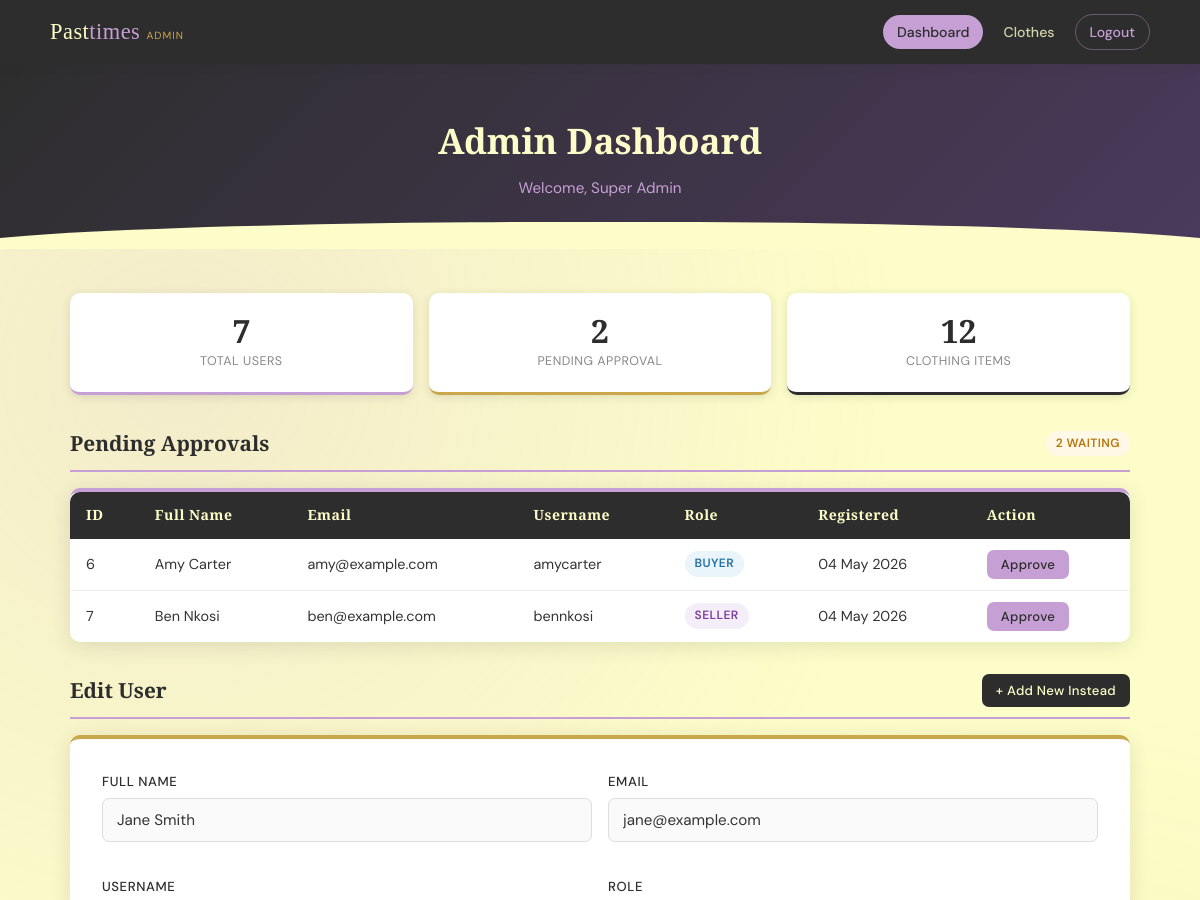
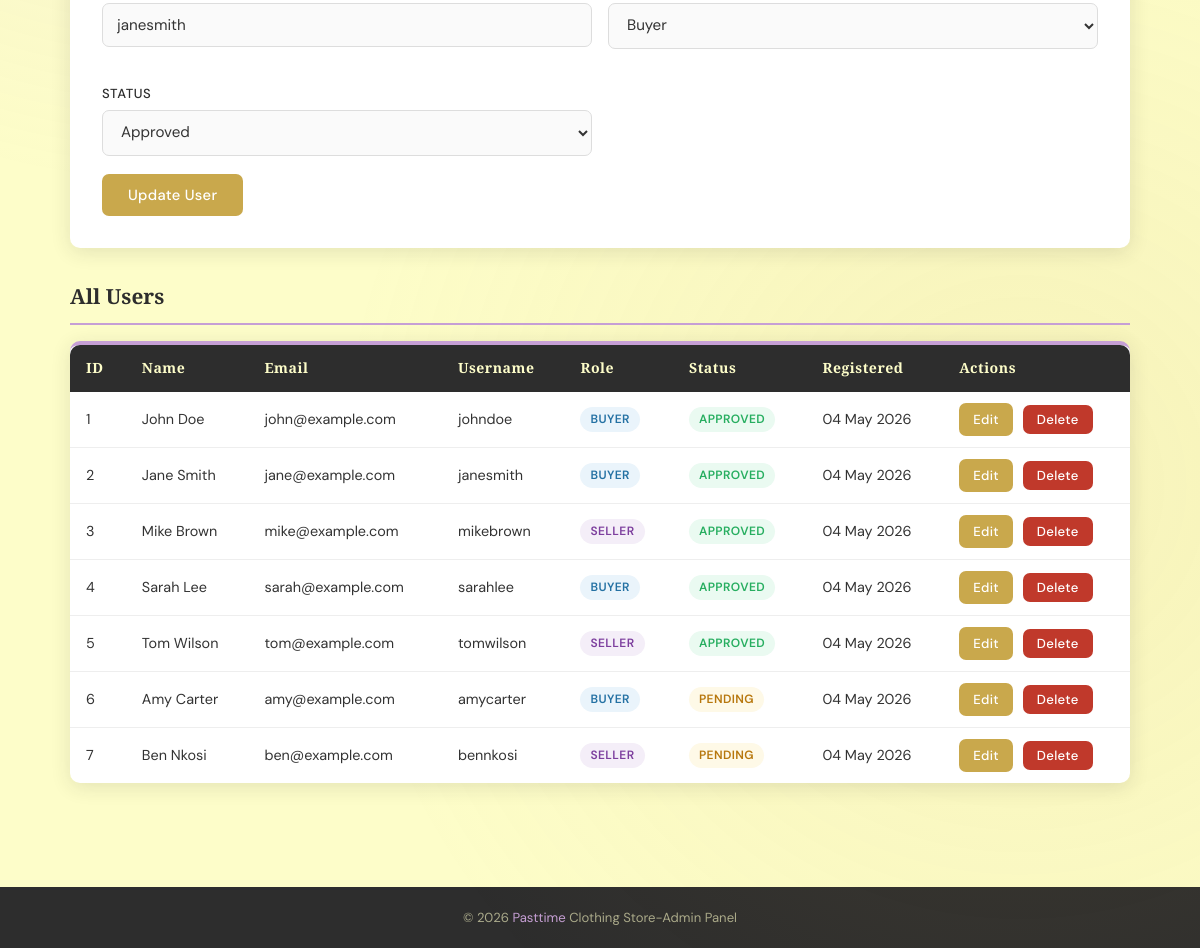
/admin_dashboard.php?edit=2 (signed in), run on the app's committed database (2 pictures, top to bottom).
### tables this page shows
CREATE TABLE tblUser (
    user_id    INT AUTO_INCREMENT PRIMARY KEY,
    full_name  VARCHAR(100)  NOT NULL,
    email      VARCHAR(150)  NOT NULL UNIQUE,
    username   VARCHAR(80)   NOT NULL UNIQUE,
    password   VARCHAR(255)  NOT NULL,
    role       ENUM('buyer','seller') NOT NULL DEFAULT 'buyer',
    status     ENUM('pending','approved') NOT NULL DEFAULT 'pending',
    created_at DATETIME DEFAULT CURRENT_TIMESTAMP
);

### admin_dashboard.php (the view, shortened to what this page needs)
<?php
require_once 'DBConn.php';
$edit_user = null;
if (isset($_GET['edit'])) {
    $uid  = (int)$_GET['edit'];
    $stmt = $conn->prepare("SELECT * FROM tblUser WHERE user_id=?");
    $stmt->bind_param("i", $uid);
    $stmt->execute();
    $edit_user = $stmt->get_result()->fetch_assoc();
}
$pending_result = $conn->query("SELECT * FROM tblUser WHERE status='pending' ORDER BY created_at DESC");
$all_result     = $conn->query("SELECT * FROM tblUser ORDER BY created_at DESC");
$pending_count = $pending_result ? $pending_result->num_rows : 0;
$total_count   = $all_result ? $all_result->num_rows : 0;
$clothes_result = $conn->query("SELECT COUNT(*) AS cnt FROM tblClothes");
$clothes_count  = $clothes_result ? $clothes_result->fetch_assoc()['cnt'] : 0;
$admin_name = htmlspecialchars($_SESSION['admin_full_name']);
?>
<!DOCTYPE html>
<html lang="en">
<head>
    <link rel="stylesheet" href="css/style.css">
</head>
<body>
<header>
    <div class="nav-inner">
        <span class="nav-brand">Past<span>times</span> <small style="font-size:0.65rem;color:var(--gold);font-family:'DM Sans',sans-serif;letter-spacing:1px;">ADMIN</small></span>
        <nav class="nav-links">
            <a href="/pastimes/admin_dashboard.php" class="active">Dashboard</a>
            <a href="/pastimes/clothes.php">Clothes</a>
            <a href="/pastimes/logout.php" class="btn-nav-logout">Logout</a>
        </nav>
    </div>
</header>
<div class="page-hero">
    <h1>Admin Dashboard</h1>
    <p>Welcome, <?php echo $admin_name; ?></p>
</div>
<div class="wrapper">
    <div class="stats-row" style="margin-top: 24px;">
        <div class="stat-card">
            <div class="stat-num"><?php echo $total_count; ?></div>
            <div class="stat-label">Total Users</div>
        </div>
        <div class="stat-card gold">
            <div class="stat-num"><?php echo $pending_count; ?></div>
            <div class="stat-label">Pending Approval</div>
        </div>
        <div class="stat-card dark">
            <div class="stat-num"><?php echo $clothes_count; ?></div>
            <div class="stat-label">Clothing Items</div>
        </div>
    </div>
    <div class="section-head">
        <h2>Pending Approvals</h2>
        <?php if ($pending_count > 0): ?>
            <span class="badge badge-pending"><?php echo $pending_count; ?> waiting</span>
        <?php endif; ?>
    </div>
    <?php
    $pending_result = $conn->query("SELECT * FROM tblUser WHERE status='pending' ORDER BY created_at DESC");
    if (!$pending_result || $pending_result->num_rows === 0):
    ?>
        <div class="msg msg-info">No pending users at this time.</div>
    <?php else: ?>
        <div class="card" style="padding:0;">
            <div class="table-wrap">
                <table>
                    <thead>
                        <tr>
                            <th>ID</th><th>Full Name</th><th>Email</th>
                            <th>Username</th><th>Role</th><th>Registered</th><th>Action</th>
                        </tr>
                    </thead>
                    <tbody>
                    <?php while ($row = $pending_result->fetch_assoc()): ?>
                        <tr>
                            <td><?php echo $row['user_id']; ?></td>
                            <td><?php echo htmlspecialchars($row['full_name']); ?></td>
                            <td><?php echo htmlspecialchars($row['email']); ?></td>
                            <td><?php echo htmlspecialchars($row['username']); ?></td>
                            <td><span class="badge badge-<?php echo $row['role']; ?>"><?php echo ucfirst($row['role']); ?></span></td>
                            <td><?php echo date('d M Y', strtotime($row['created_at'])); ?></td>
                            <td>
                                <form method="POST" style="display:inline;">
                                    <button type="submit" class="btn btn-primary btn-sm">Approve</button>
                                </form>
                            </td>
                        </tr>
                    <?php endwhile; ?>
                    </tbody>
                </table>
            </div>
        </div>
    <?php endif; ?>
    <div class="section-head">
        <h2><?php echo $edit_user ? 'Edit User' : 'Add New User'; ?></h2>
        <?php if ($edit_user): ?>
            <a href="admin_dashboard.php" class="btn btn-sm btn-dark">+ Add New Instead</a>
        <?php endif; ?>
    </div>
    <div class="card <?php echo $edit_user ? 'card-gold' : ''; ?>">
        <form method="POST" action="admin_dashboard.php">
            <div style="display:grid;grid-template-columns:1fr 1fr;gap:16px;">
                <div class="form-group">
                    <label>Full Name</label>
                    <input type="text" name="full_name"
                           value="<?php echo htmlspecialchars($edit_user['full_name'] ?? ''); ?>"
                           placeholder="Full name" required>
                </div>
                <div class="form-group">
                    <label>Email</label>
                    <input type="email" name="email"
                           value="<?php echo htmlspecialchars($edit_user['email'] ?? ''); ?>"
                           placeholder="Email" required>
                </div>
                <div class="form-group">
                    <label>Username</label>
                    <input type="text" name="username"
                           value="<?php echo htmlspecialchars($edit_user['username'] ?? ''); ?>"
                           placeholder="Username" required>
                </div>
                <div class="form-group">
                    <label>Role</label>
                    <select name="role">
                        <option value="buyer"  <?php echo ($edit_user['role'] ?? '') === 'buyer'  ? 'selected' : ''; ?>>Buyer</option>
                    </select>
                </div>
                <div class="form-group">
                    <label>Status</label>
                    <select name="status">
                        <option value="approved" <?php echo ($edit_user['status'] ?? '') === 'approved' ? 'selected' : ''; ?>>Approved</option>
                    </select>
                </div>
            </div>
            <button type="submit" class="btn <?php echo $edit_user ? 'btn-gold' : 'btn-primary'; ?>">
                <?php echo $edit_user ? 'Update User' : 'Add User'; ?>
            </button>
        </form>
    </div>
    <div class="section-head">
        <h2>All Users</h2>
    </div>
    <?php $all_result = $conn->query("SELECT * FROM tblUser ORDER BY created_at DESC"); ?>
    <div class="card" style="padding:0;">
        <div class="table-wrap">
            <table>
                <thead>
                    <tr>
                        <th>ID</th><th>Name</th><th>Email</th><th>Username</th>
                        <th>Role</th><th>Status</th><th>Registered</th><th>Actions</th>
                    </tr>
                </thead>
                <tbody>
                <?php while ($row = $all_result->fetch_assoc()): ?>
                    <tr>
                        <td><?php echo $row['user_id']; ?></td>
                        <td><?php echo htmlspecialchars($row['full_name']); ?></td>
                        <td><?php echo htmlspecialchars($row['email']); ?></td>
                        <td><?php echo htmlspecialchars($row['username']); ?></td>
                        <td><span class="badge badge-<?php echo $row['role']; ?>"><?php echo ucfirst($row['role']); ?></span></td>
                        <td><span class="badge badge-<?php echo $row['status']; ?>"><?php echo ucfirst($row['status']); ?></span></td>
                        <td><?php echo date('d M Y', strtotime($row['created_at'])); ?></td>
                        <td>
                            <div class="flex-gap">
                                <a href="admin_dashboard.php?edit=<?php echo $row['user_id']; ?>"
                                   class="btn btn-gold btn-sm">Edit</a>
                                <form method="POST" onsubmit="return confirm('Delete this user?');" style="display:inline;">
                                    <button type="submit" class="btn btn-danger btn-sm">Delete</button>
                                </form>
                            </div>
                        </td>
                    </tr>
                <?php endwhile; ?>
                </tbody>
            </table>
        </div>
    </div>
</div>
<footer>
    &copy; <?php echo date('Y'); ?> <span>Pasttime</span> Clothing Store-Admin Panel
</footer>
</body>
</html>

### data on the page
tbluser: user_id "6", full_name "Amy Carter", email "amy@example.com", username "amycarter", role "BUYER", created_at "04 May 2026", status "PENDING"
tbluser: user_id "7", full_name "Ben Nkosi", email "ben@example.com", username "bennkosi", role "SELLER", created_at "04 May 2026", status "PENDING"
tbluser: full_name "Jane Smith", email "jane@example.com", username "janesmith", role "Buyer", status "Approved", user_id "2", role "BUYER", status "APPROVED", created_at "04 May 2026"
tbluser: user_id "1", full_name "John Doe", email "john@example.com", username "johndoe", role "BUYER", status "APPROVED", created_at "04 May 2026"
tbluser: user_id "3", full_name "Mike Brown", email "mike@example.com", username "mikebrown", role "SELLER", status "APPROVED", created_at "04 May 2026"
tbluser: user_id "4", full_name "Sarah Lee", email "sarah@example.com", username "sarahlee", role "BUYER", status "APPROVED", created_at "04 May 2026"
tbluser: user_id "5", full_name "Tom Wilson", email "tom@example.com", username "tomwilson", role "SELLER", status "APPROVED", created_at "04 May 2026"

### other printed values
$admin_name "Super Admin"
$total_count "7"
$pending_count "2"
$clothes_count "12"
